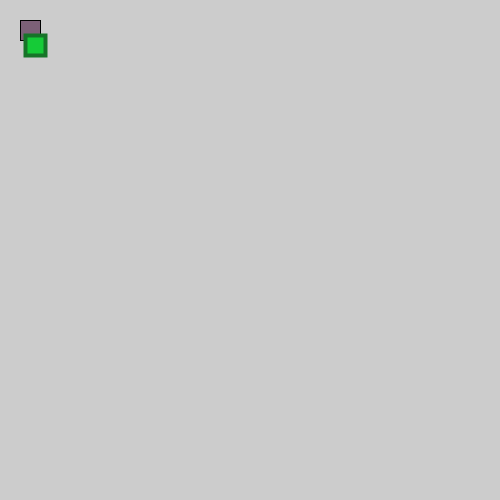
Frame 1 (no input)
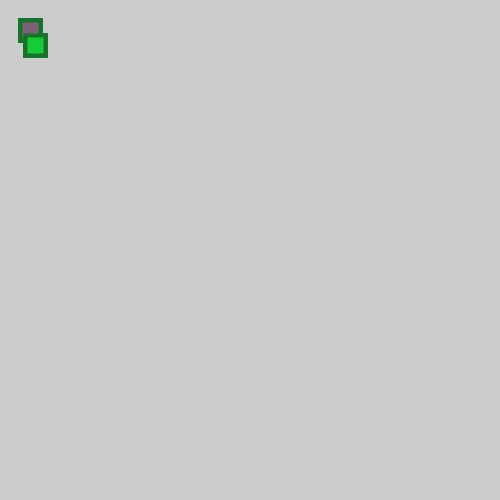
Frame 60 (the mouse pressed at the canvas centre just before this capture)
Frame 120 (the mouse held since frame 60 and released just before this capture): identical to frame 60, image omitted

The Processing sketch that drew these frames (run headless with seeded random() and noise(); from frame 60 on, the mouse is pressed at the canvas centre):

// Processing sketch: ex4_rect_fill_strokeWeightAndFill
// ── ex4_rect_fill_strokeWeightAndFill.pde
void setup() {
  size(500, 500);
}

void draw() {
  fill(#7C6077);
  rect(20, 20, 20, 20);

  strokeWeight(4);
  stroke(#167428);
  fill(#15CB37);
  rect(25, 35, 20, 20);
}
